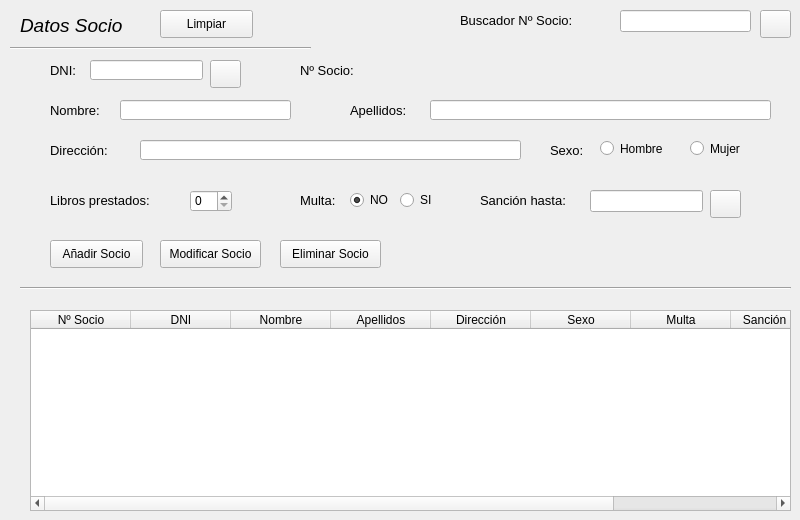
    <widget class="QWidget" name="socios">
     <attribute name="title">
      <string>Socios</string>
     </attribute>
     <widget class="Line" name="line_6">
      <property name="geometry">
       <rect>
        <x>10</x>
        <y>40</y>
        <width>301</width>
        <height>16</height>
       </rect>
      </property>
      <property name="orientation">
       <enum>Qt::Horizontal</enum>
      </property>
     </widget>
     <widget class="QLabel" name="datosSocioSocios">
      <property name="geometry">
       <rect>
        <x>20</x>
        <y>10</y>
        <width>171</width>
        <height>31</height>
       </rect>
      </property>
      <property name="text">
       <string>&lt;html&gt;&lt;head/&gt;&lt;body&gt;&lt;p&gt;&lt;span style=&quot; font-size:14pt; font-style:italic;&quot;&gt;Datos Socio&lt;/span&gt;&lt;/p&gt;&lt;/body&gt;&lt;/html&gt;</string>
      </property>
     </widget>
     <widget class="QLabel" name="labelDni">
      <property name="geometry">
       <rect>
        <x>50</x>
        <y>60</y>
        <width>41</width>
        <height>21</height>
       </rect>
      </property>
      <property name="text">
       <string>&lt;html&gt;&lt;head/&gt;&lt;body&gt;&lt;p&gt;&lt;span style=&quot; font-size:10pt;&quot;&gt;DNI:&lt;/span&gt;&lt;/p&gt;&lt;/body&gt;&lt;/html&gt;</string>
      </property>
     </widget>
     <widget class="QLineEdit" name="lineEditDni">
      <property name="geometry">
       <rect>
        <x>90</x>
        <y>60</y>
        <width>113</width>
        <height>20</height>
       </rect>
      </property>
     </widget>
     <widget class="QLabel" name="labelValidarDni">
      <property name="geometry">
       <rect>
        <x>20</x>
        <y>60</y>
        <width>21</width>
        <height>21</height>
       </rect>
      </property>
      <property name="text">
       <string/>
      </property>
     </widget>
     <widget class="QLabel" name="labelNombre">
      <property name="geometry">
       <rect>
        <x>50</x>
        <y>100</y>
        <width>71</width>
        <height>21</height>
       </rect>
      </property>
      <property name="text">
       <string>&lt;html&gt;&lt;head/&gt;&lt;body&gt;&lt;p&gt;&lt;span style=&quot; font-size:10pt;&quot;&gt;Nombre:&lt;/span&gt;&lt;/p&gt;&lt;/body&gt;&lt;/html&gt;</string>
      </property>
     </widget>
     <widget class="QLineEdit" name="lineEditNombre">
      <property name="geometry">
       <rect>
        <x>120</x>
        <y>100</y>
        <width>171</width>
        <height>20</height>
       </rect>
      </property>
     </widget>
     <widget class="QLabel" name="labelApellidos">
      <property name="geometry">
       <rect>
        <x>350</x>
        <y>100</y>
        <width>71</width>
        <height>21</height>
       </rect>
      </property>
      <property name="text">
       <string>&lt;html&gt;&lt;head/&gt;&lt;body&gt;&lt;p&gt;&lt;span style=&quot; font-size:10pt;&quot;&gt;Apellidos:&lt;/span&gt;&lt;/p&gt;&lt;/body&gt;&lt;/html&gt;</string>
      </property>
     </widget>
     <widget class="QLineEdit" name="lineEditApellidos">
      <property name="geometry">
       <rect>
        <x>430</x>
        <y>100</y>
        <width>341</width>
        <height>20</height>
       </rect>
      </property>
     </widget>
     <widget class="QLabel" name="label">
      <property name="geometry">
       <rect>
        <x>50</x>
        <y>140</y>
        <width>81</width>
        <height>21</height>
       </rect>
      </property>
      <property name="text">
       <string>&lt;html&gt;&lt;head/&gt;&lt;body&gt;&lt;p&gt;&lt;span style=&quot; font-size:10pt;&quot;&gt;Dirección:&lt;/span&gt;&lt;/p&gt;&lt;/body&gt;&lt;/html&gt;</string>
      </property>
     </widget>
     <widget class="QLineEdit" name="lineEditDireccion">
      <property name="geometry">
       <rect>
        <x>140</x>
        <y>140</y>
        <width>381</width>
        <height>20</height>
       </rect>
      </property>
     </widget>
     <widget class="QLabel" name="labelSexo">
      <property name="geometry">
       <rect>
        <x>550</x>
        <y>140</y>
        <width>41</width>
        <height>21</height>
       </rect>
      </property>
      <property name="text">
       <string>&lt;html&gt;&lt;head/&gt;&lt;body&gt;&lt;p&gt;&lt;span style=&quot; font-size:10pt;&quot;&gt;Sexo:&lt;/span&gt;&lt;/p&gt;&lt;/body&gt;&lt;/html&gt;</string>
      </property>
     </widget>
     <widget class="QRadioButton" name="radioButtonHombre">
      <property name="geometry">
       <rect>
        <x>600</x>
        <y>140</y>
        <width>71</width>
        <height>17</height>
       </rect>
      </property>
      <property name="text">
       <string>Hombre</string>
      </property>
      <attribute name="buttonGroup">
       <string notr="true">buttonGroupSexo</string>
      </attribute>
     </widget>
     <widget class="QRadioButton" name="radioButtonMujer">
      <property name="geometry">
       <rect>
        <x>690</x>
        <y>140</y>
        <width>82</width>
        <height>17</height>
       </rect>
      </property>
      <property name="text">
       <string>Mujer</string>
      </property>
      <attribute name="buttonGroup">
       <string notr="true">buttonGroupSexo</string>
      </attribute>
     </widget>
     <widget class="Line" name="line_8">
      <property name="geometry">
       <rect>
        <x>20</x>
        <y>280</y>
        <width>771</width>
        <height>16</height>
       </rect>
      </property>
      <property name="orientation">
       <enum>Qt::Horizontal</enum>
      </property>
     </widget>
     <widget class="QTableWidget" name="tablaSocios">
      <property name="geometry">
       <rect>
        <x>30</x>
        <y>310</y>
        <width>761</width>
        <height>201</height>
       </rect>
      </property>
      <column>
       <property name="text">
        <string>Nº Socio</string>
       </property>
      </column>
      <column>
       <property name="text">
        <string>DNI</string>
       </property>
      </column>
      <column>
       <property name="text">
        <string>Nombre</string>
       </property>
      </column>
      <column>
       <property name="text">
        <string>Apellidos</string>
       </property>
      </column>
      <column>
       <property name="text">
        <string>Dirección</string>
       </property>
      </column>
      <column>
       <property name="text">
        <string>Sexo</string>
       </property>
      </column>
      <column>
       <property name="text">
        <string>Multa</string>
       </property>
      </column>
      <column>
       <property name="text">
        <string>Sanción hasta</string>
       </property>
      </column>
      <column>
       <property name="text">
        <string>Libros prestados</string>
       </property>
      </column>
     </widget>
     <widget class="QLabel" name="labelnumeroSocio">
      <property name="geometry">
       <rect>
        <x>460</x>
        <y>10</y>
        <width>141</width>
        <height>21</height>
       </rect>
      </property>
      <property name="text">
       <string>&lt;html&gt;&lt;head/&gt;&lt;body&gt;&lt;p&gt;&lt;span style=&quot; font-size:10pt;&quot;&gt;Buscador Nº Socio:&lt;/span&gt;&lt;/p&gt;&lt;/body&gt;&lt;/html&gt;</string>
      </property>
     </widget>
     <widget class="QLineEdit" name="lineEditNumeroSocio">
      <property name="geometry">
       <rect>
        <x>620</x>
        <y>10</y>
        <width>131</width>
        <height>22</height>
       </rect>
      </property>
     </widget>
     <widget class="QPushButton" name="pushButtonBuscarDni">
      <property name="geometry">
       <rect>
        <x>210</x>
        <y>60</y>
        <width>31</width>
        <height>28</height>
       </rect>
      </property>
      <property name="text">
       <string/>
      </property>
      <property name="icon">
       <iconset resource="lupa.qrc">
        <normaloff>:/lupa/img/lupa.jpg</normaloff>:/lupa/img/lupa.jpg</iconset>
      </property>
     </widget>
     <widget class="QPushButton" name="pushButtonBuscarNumSocio">
      <property name="geometry">
       <rect>
        <x>760</x>
        <y>10</y>
        <width>31</width>
        <height>28</height>
       </rect>
      </property>
      <property name="text">
       <string/>
      </property>
      <property name="icon">
       <iconset resource="lupa.qrc">
        <normaloff>:/lupa/img/lupa.jpg</normaloff>:/lupa/img/lupa.jpg</iconset>
      </property>
     </widget>
     <widget class="QPushButton" name="pushButtonGuardarSocio">
      <property name="geometry">
       <rect>
        <x>50</x>
        <y>240</y>
        <width>93</width>
        <height>28</height>
       </rect>
      </property>
      <property name="text">
       <string>Añadir Socio</string>
      </property>
     </widget>
     <widget class="QSpinBox" name="spinBoxNumLibros">
      <property name="geometry">
       <rect>
        <x>190</x>
        <y>190</y>
        <width>42</width>
        <height>22</height>
       </rect>
      </property>
      <property name="maximum">
       <number>3</number>
      </property>
     </widget>
     <widget class="QLabel" name="labelNumLibros">
      <property name="geometry">
       <rect>
        <x>50</x>
        <y>190</y>
        <width>131</width>
        <height>21</height>
       </rect>
      </property>
      <property name="text">
       <string>&lt;html&gt;&lt;head/&gt;&lt;body&gt;&lt;p&gt;&lt;span style=&quot; font-size:10pt;&quot;&gt;Libros prestados:&lt;/span&gt;&lt;/p&gt;&lt;/body&gt;&lt;/html&gt;</string>
      </property>
     </widget>
     <widget class="QLabel" name="labelMultaSocio">
      <property name="geometry">
       <rect>
        <x>300</x>
        <y>190</y>
        <width>55</width>
        <height>21</height>
       </rect>
      </property>
      <property name="text">
       <string>&lt;html&gt;&lt;head/&gt;&lt;body&gt;&lt;p&gt;&lt;span style=&quot; font-size:10pt;&quot;&gt;Multa:&lt;/span&gt;&lt;/p&gt;&lt;/body&gt;&lt;/html&gt;</string>
      </property>
     </widget>
     <widget class="QRadioButton" name="radioButtonMultaNo">
      <property name="geometry">
       <rect>
        <x>350</x>
        <y>190</y>
        <width>51</width>
        <height>20</height>
       </rect>
      </property>
      <property name="text">
       <string>NO</string>
      </property>
      <property name="checked">
       <bool>true</bool>
      </property>
      <attribute name="buttonGroup">
       <string notr="true">buttonGroupMulta</string>
      </attribute>
     </widget>
     <widget class="QRadioButton" name="radioButtonMultaSi">
      <property name="geometry">
       <rect>
        <x>400</x>
        <y>190</y>
        <width>51</width>
        <height>20</height>
       </rect>
      </property>
      <property name="text">
       <string>SI</string>
      </property>
      <attribute name="buttonGroup">
       <string notr="true">buttonGroupMulta</string>
      </attribute>
     </widget>
     <widget class="QLabel" name="labelSancionHasta">
      <property name="geometry">
       <rect>
        <x>480</x>
        <y>190</y>
        <width>111</width>
        <height>21</height>
       </rect>
      </property>
      <property name="text">
       <string>&lt;html&gt;&lt;head/&gt;&lt;body&gt;&lt;p&gt;&lt;span style=&quot; font-size:10pt;&quot;&gt;Sanción hasta:&lt;/span&gt;&lt;/p&gt;&lt;/body&gt;&lt;/html&gt;</string>
      </property>
     </widget>
     <widget class="QLineEdit" name="lineEditSancionHasta">
      <property name="geometry">
       <rect>
        <x>590</x>
        <y>190</y>
        <width>113</width>
        <height>22</height>
       </rect>
      </property>
     </widget>
     <widget class="QPushButton" name="pushButtonSancionHasta">
      <property name="geometry">
       <rect>
        <x>710</x>
        <y>190</y>
        <width>31</width>
        <height>28</height>
       </rect>
      </property>
      <property name="text">
       <string/>
      </property>
      <property name="icon">
       <iconset resource="calendario.qrc">
        <normaloff>:/calendario/img/calendar-icon.png</normaloff>:/calendario/img/calendar-icon.png</iconset>
      </property>
     </widget>
     <widget class="QLabel" name="labelnumeroSocio_2">
      <property name="geometry">
       <rect>
        <x>300</x>
        <y>60</y>
        <width>71</width>
        <height>21</height>
       </rect>
      </property>
      <property name="text">
       <string>&lt;html&gt;&lt;head/&gt;&lt;body&gt;&lt;p&gt;&lt;span style=&quot; font-size:10pt;&quot;&gt;Nº Socio:&lt;/span&gt;&lt;/p&gt;&lt;/body&gt;&lt;/html&gt;</string>
      </property>
     </widget>
     <widget class="QLabel" name="labelNumSocioGenerado">
      <property name="geometry">
       <rect>
        <x>390</x>
        <y>60</y>
        <width>61</width>
        <height>21</height>
       </rect>
      </property>
      <property name="text">
       <string/>
      </property>
     </widget>
     <widget class="QPushButton" name="pushButtonLimpiarSocios">
      <property name="geometry">
       <rect>
        <x>160</x>
        <y>10</y>
        <width>93</width>
        <height>28</height>
       </rect>
      </property>
      <property name="text">
       <string>Limpiar</string>
      </property>
     </widget>
     <widget class="QPushButton" name="pushButtonEliminarSocio">
      <property name="geometry">
       <rect>
        <x>280</x>
        <y>240</y>
        <width>101</width>
        <height>28</height>
       </rect>
      </property>
      <property name="text">
       <string>Eliminar Socio</string>
      </property>
     </widget>
     <widget class="QPushButton" name="pushButtonModificarSocio">
      <property name="geometry">
       <rect>
        <x>160</x>
        <y>240</y>
        <width>101</width>
        <height>28</height>
       </rect>
      </property>
      <property name="text">
       <string>Modificar Socio</string>
      </property>
     </widget>
    </widget>
